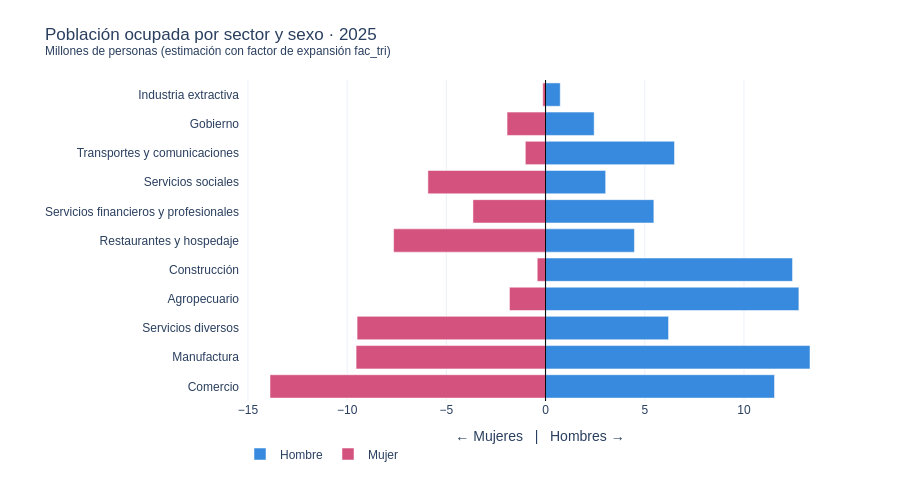

The code cell stored with this chart in its notebook:
### Markdown cell above
### G7 — Pirámide poblacional por sector

Muestra cuántas personas (expandidas con fac_tri) representa cada sector,
desagregadas por sexo. Da peso real a los hallazgos de brecha:
un sector con mucha brecha pero poca población tiene menos impacto social.

### Code cell
archivo_ocup = next(RUTA_ANALISIS.glob('brecha_sector_ocupacion_*.csv'), None)
if not archivo_ocup:
    raise FileNotFoundError('Corre la sección 8 del 02_calculo primero.')

df_ocup  = pd.read_csv(archivo_ocup, encoding='utf-8-sig')
anio_ult = int(df_ocup['anio'].max())

pob = df_ocup[df_ocup['anio']==anio_ult].groupby(['sector','sexo'])['poblacion_ocupada'].sum().reset_index()
pob['millones']   = (pob['poblacion_ocupada'] / 1_000_000).round(2)
pob['valor_graf'] = pob.apply(lambda r: -r['millones'] if r['sexo']=='Mujer' else r['millones'], axis=1)

orden = pob.groupby('sector')['millones'].sum().sort_values(ascending=True).index.tolist()

fig7 = px.bar(
    pob, x='valor_graf', y='sector', color='sexo',
    color_discrete_map=COLOR_MAPA, orientation='h',
    labels={'valor_graf':'Millones de personas','sector':'','sexo':''},
    title=f'Población ocupada por sector y sexo · {anio_ult}<br>'
          '<sup>Millones de personas (estimación con factor de expansión fac_tri)</sup>',
    category_orders={'sector': orden},
)
fig7.add_vline(x=0, line_color='black', line_width=1)
fig7.update_layout(
    template='plotly_white', barmode='relative',
    legend=dict(orientation='h', y=-0.12),
    xaxis_title='← Mujeres   |   Hombres →',
    margin=dict(t=80, b=60, l=240, r=60), height=480,
    font=dict(family='Arial, sans-serif', size=12),
)
fig7.write_html(str(RUTA_DASH / 'g7_piramide_poblacion_sector.html'), include_plotlyjs='cdn')
fig7.show()
print('G7 guardada.')

### Figure 1 — Plotly figure (JSON) as saved in the notebook; plotly's stock layout.template omitted (floating-point values rounded to 4 significant figures)
{"data": [{"hovertemplate": "=%{y}<br>Millones de personas=%{x}<extra></extra>", "legendgroup": "Hombre", "marker": {"color": "#378ADD", "pattern": {"shape": ""}}, "name": "Hombre", "orientation": "h", "showlegend": true, "textposition": "auto", "type": "bar", "x": [12.77, 11.54, 12.45, 2.45, 0.74, 13.33, 4.48, 6.2, 5.46, 3.03, 6.5], "xaxis": "x", "y": ["Agropecuario", "Comercio", "Construcción", "Gobierno", "Industria extractiva", "Manufactura", "Restaurantes y hospedaje", "Servicios diversos", "Servicios financieros y profesionales", "Servicios sociales", "Transportes y comunicaciones"], "yaxis": "y"}, {"hovertemplate": "=%{y}<br>Millones de personas=%{x}<extra></extra>", "legendgroup": "Mujer", "marker": {"color": "#D4537E", "pattern": {"shape": ""}}, "name": "Mujer", "orientation": "h", "showlegend": true, "textposition": "auto", "type": "bar", "x": [-1.82, -13.89, -0.42, -1.94, -0.14, -9.55, -7.66, -9.5, -3.66, -5.93, -1.02], "xaxis": "x", "y": ["Agropecuario", "Comercio", "Construcción", "Gobierno", "Industria extractiva", "Manufactura", "Restaurantes y hospedaje", "Servicios diversos", "Servicios financieros y profesionales", "Servicios sociales", "Transportes y comunicaciones"], "yaxis": "y"}], "layout": {"barmode": "relative", "font": {"family": "Arial, sans-serif", "size": 12}, "height": 480, "legend": {"orientation": "h", "title": {"text": ""}, "tracegroupgap": 0, "y": -0.12}, "margin": {"b": 60, "l": 240, "r": 60, "t": 80}, "shapes": [{"line": {"color": "black", "width": 1}, "type": "line", "x0": 0, "x1": 0, "xref": "x", "y0": 0, "y1": 1, "yref": "y domain"}], "title": {"text": "Población ocupada por sector y sexo · 2025<br><sup>Millones de personas (estimación con factor de expansión fac_tri)</sup>"}, "xaxis": {"anchor": "y", "domain": [0, 1], "title": {"text": "← Mujeres   |   Hombres →"}}, "yaxis": {"anchor": "x", "categoryarray": ["Comercio", "Manufactura", "Servicios diversos", "Agropecuario", "Construcción", "Restaurantes y hospedaje", "Servicios financieros y profesionales", "Servicios sociales", "Transportes y comunicaciones", "Gobierno", "Industria extractiva"], "categoryorder": "array", "domain": [0, 1], "title": {"text": ""}}}}
